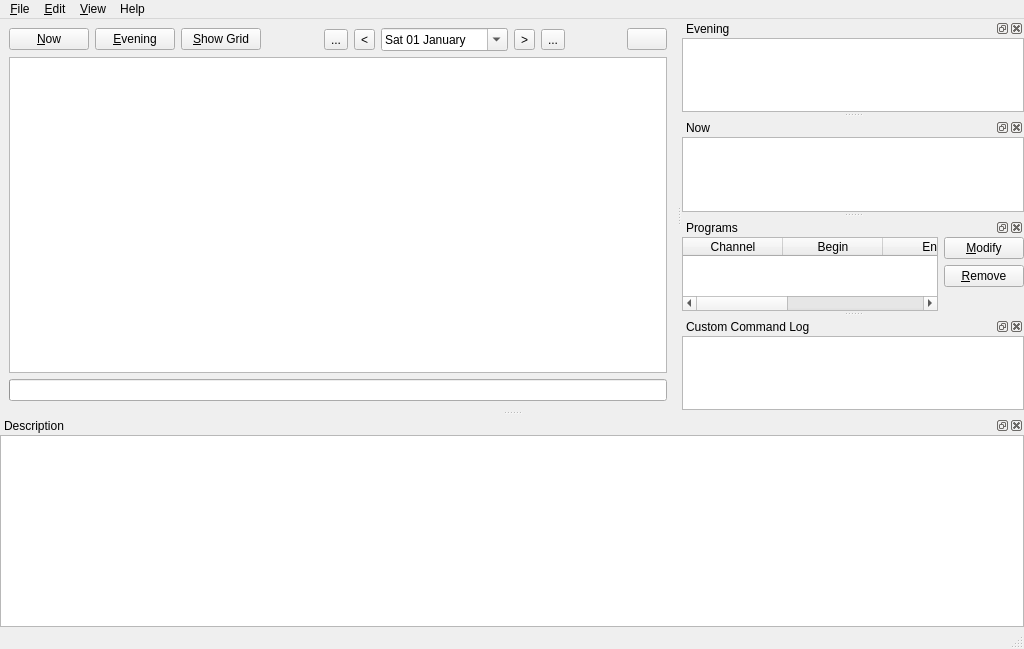
<?xml version="1.0" encoding="UTF-8"?>
<ui version="4.0">
 <class>MainWindow</class>
 <widget class="QMainWindow" name="MainWindow">
  <property name="geometry">
   <rect>
    <x>0</x>
    <y>0</y>
    <width>1024</width>
    <height>649</height>
   </rect>
  </property>
  <property name="windowTitle">
   <string>QMagneto</string>
  </property>
  <property name="windowIcon">
   <iconset resource="../resources/resources.qrc">
    <normaloff>:/images/logo_qmagneto.png</normaloff>:/images/logo_qmagneto.png</iconset>
  </property>
  <property name="dockNestingEnabled">
   <bool>true</bool>
  </property>
  <property name="dockOptions">
   <set>QMainWindow::AllowNestedDocks|QMainWindow::AllowTabbedDocks|QMainWindow::AnimatedDocks</set>
  </property>
  <widget class="QWidget" name="centralwidget">
   <layout class="QGridLayout">
    <item row="0" column="0">
     <layout class="QVBoxLayout">
      <item>
       <layout class="QHBoxLayout">
        <item>
         <layout class="QHBoxLayout">
          <item>
           <widget class="QPushButton" name="now">
            <property name="sizePolicy">
             <sizepolicy hsizetype="Maximum" vsizetype="Fixed">
              <horstretch>0</horstretch>
              <verstretch>0</verstretch>
             </sizepolicy>
            </property>
            <property name="text">
             <string>&amp;Now</string>
            </property>
           </widget>
          </item>
          <item>
           <widget class="QPushButton" name="evening">
            <property name="sizePolicy">
             <sizepolicy hsizetype="Maximum" vsizetype="Fixed">
              <horstretch>0</horstretch>
              <verstretch>0</verstretch>
             </sizepolicy>
            </property>
            <property name="text">
             <string>&amp;Evening</string>
            </property>
           </widget>
          </item>
          <item>
           <widget class="QPushButton" name="showGrid">
            <property name="sizePolicy">
             <sizepolicy hsizetype="Maximum" vsizetype="Fixed">
              <horstretch>0</horstretch>
              <verstretch>0</verstretch>
             </sizepolicy>
            </property>
            <property name="text">
             <string>&amp;Show Grid</string>
            </property>
           </widget>
          </item>
         </layout>
        </item>
        <item>
         <spacer>
          <property name="orientation">
           <enum>Qt::Horizontal</enum>
          </property>
          <property name="sizeType">
           <enum>QSizePolicy::Expanding</enum>
          </property>
          <property name="sizeHint" stdset="0">
           <size>
            <width>40</width>
            <height>20</height>
           </size>
          </property>
         </spacer>
        </item>
        <item>
         <layout class="QHBoxLayout">
          <item>
           <widget class="QToolButton" name="dayFirstButton">
            <property name="text">
             <string>...</string>
            </property>
            <property name="icon">
             <iconset resource="../resources/resources.qrc">
              <normaloff>:/images/go-first.png</normaloff>:/images/go-first.png</iconset>
            </property>
           </widget>
          </item>
          <item>
           <widget class="QToolButton" name="dayBeforeButton">
            <property name="text">
             <string>&lt;</string>
            </property>
            <property name="icon">
             <iconset resource="../resources/resources.qrc">
              <normaloff>:/images/go-previous.png</normaloff>:/images/go-previous.png</iconset>
            </property>
           </widget>
          </item>
          <item>
           <widget class="QDateEdit" name="dateEdit">
            <property name="readOnly">
             <bool>false</bool>
            </property>
            <property name="displayFormat">
             <string>ddd dd MMMM</string>
            </property>
            <property name="calendarPopup">
             <bool>true</bool>
            </property>
           </widget>
          </item>
          <item>
           <widget class="QToolButton" name="dayAfterButton">
            <property name="text">
             <string>&gt;</string>
            </property>
            <property name="icon">
             <iconset resource="../resources/resources.qrc">
              <normaloff>:/images/go-next.png</normaloff>:/images/go-next.png</iconset>
            </property>
           </widget>
          </item>
          <item>
           <widget class="QToolButton" name="dayLastButton">
            <property name="text">
             <string>...</string>
            </property>
            <property name="icon">
             <iconset resource="../resources/resources.qrc">
              <normaloff>:/images/go-last.png</normaloff>:/images/go-last.png</iconset>
            </property>
           </widget>
          </item>
         </layout>
        </item>
        <item>
         <spacer>
          <property name="orientation">
           <enum>Qt::Horizontal</enum>
          </property>
          <property name="sizeType">
           <enum>QSizePolicy::Expanding</enum>
          </property>
          <property name="sizeHint" stdset="0">
           <size>
            <width>40</width>
            <height>20</height>
           </size>
          </property>
         </spacer>
        </item>
        <item>
         <widget class="QPushButton" name="reduceButton">
          <property name="toolTip">
           <string>Hide In Systray</string>
          </property>
          <property name="text">
           <string/>
          </property>
          <property name="icon">
           <iconset resource="../resources/resources.qrc">
            <normaloff>:/images/cacher.png</normaloff>:/images/cacher.png</iconset>
          </property>
         </widget>
        </item>
       </layout>
      </item>
      <item>
       <widget class="QGraphicsView" name="graphicsViewProgrammes">
        <property name="sizePolicy">
         <sizepolicy hsizetype="Expanding" vsizetype="Expanding">
          <horstretch>0</horstretch>
          <verstretch>0</verstretch>
         </sizepolicy>
        </property>
       </widget>
      </item>
     </layout>
    </item>
    <item row="1" column="0">
     <widget class="QProgressBar" name="progressBar">
      <property name="minimum">
       <number>1</number>
      </property>
      <property name="maximum">
       <number>2</number>
      </property>
      <property name="value">
       <number>0</number>
      </property>
      <property name="alignment">
       <set>Qt::AlignCenter</set>
      </property>
      <property name="format">
       <string>Downloading %p%</string>
      </property>
     </widget>
    </item>
   </layout>
  </widget>
  <widget class="QDockWidget" name="dockEvening">
   <property name="windowTitle">
    <string>Evening</string>
   </property>
   <attribute name="dockWidgetArea">
    <number>2</number>
   </attribute>
   <widget class="QWidget" name="dockWidgetContents_2">
    <layout class="QGridLayout">
     <property name="margin">
      <number>0</number>
     </property>
     <item row="0" column="0">
      <widget class="QListWidget" name="listEvening"/>
     </item>
    </layout>
   </widget>
  </widget>
  <widget class="QDockWidget" name="dockMaintenant">
   <property name="windowTitle">
    <string>Now</string>
   </property>
   <attribute name="dockWidgetArea">
    <number>2</number>
   </attribute>
   <widget class="QWidget" name="dockWidgetContentsNow">
    <layout class="QGridLayout">
     <property name="margin">
      <number>0</number>
     </property>
     <item row="0" column="0">
      <widget class="ListNow" name="listNow"/>
     </item>
    </layout>
   </widget>
  </widget>
  <widget class="QDockWidget" name="dockPrograms">
   <property name="windowTitle">
    <string>Programs</string>
   </property>
   <attribute name="dockWidgetArea">
    <number>2</number>
   </attribute>
   <widget class="QWidget" name="dockWidgetPrograms">
    <layout class="QGridLayout">
     <property name="margin">
      <number>0</number>
     </property>
     <item row="0" column="0">
      <layout class="QHBoxLayout">
       <item>
        <widget class="QTableWidget" name="programsTable">
         <property name="selectionMode">
          <enum>QAbstractItemView::SingleSelection</enum>
         </property>
         <property name="selectionBehavior">
          <enum>QAbstractItemView::SelectRows</enum>
         </property>
         <column>
          <property name="text">
           <string>Channel</string>
          </property>
         </column>
         <column>
          <property name="text">
           <string>Begin</string>
          </property>
         </column>
         <column>
          <property name="text">
           <string>End</string>
          </property>
         </column>
         <column>
          <property name="text">
           <string>Name</string>
          </property>
         </column>
         <column>
          <property name="text">
           <string>State</string>
          </property>
         </column>
        </widget>
       </item>
       <item>
        <layout class="QVBoxLayout">
         <item>
          <widget class="QPushButton" name="programsModify">
           <property name="enabled">
            <bool>true</bool>
           </property>
           <property name="text">
            <string>&amp;Modify</string>
           </property>
          </widget>
         </item>
         <item>
          <widget class="QPushButton" name="programsRemove">
           <property name="text">
            <string>&amp;Remove</string>
           </property>
          </widget>
         </item>
         <item>
          <spacer>
           <property name="orientation">
            <enum>Qt::Vertical</enum>
           </property>
           <property name="sizeHint" stdset="0">
            <size>
             <width>20</width>
             <height>40</height>
            </size>
           </property>
          </spacer>
         </item>
        </layout>
       </item>
      </layout>
     </item>
    </layout>
   </widget>
  </widget>
  <widget class="QDockWidget" name="dockCustomCommandLog">
   <property name="windowTitle">
    <string>Custom Command Log</string>
   </property>
   <attribute name="dockWidgetArea">
    <number>2</number>
   </attribute>
   <widget class="QWidget" name="dockWidgetContentsLog">
    <layout class="QGridLayout">
     <property name="margin">
      <number>0</number>
     </property>
     <item row="0" column="0">
      <widget class="QTextBrowser" name="customCommandLog">
       <property name="openLinks">
        <bool>false</bool>
       </property>
      </widget>
     </item>
    </layout>
   </widget>
  </widget>
  <widget class="QDockWidget" name="dockDesc">
   <property name="features">
    <set>QDockWidget::AllDockWidgetFeatures</set>
   </property>
   <property name="windowTitle">
    <string>Description</string>
   </property>
   <attribute name="dockWidgetArea">
    <number>8</number>
   </attribute>
   <widget class="QWidget" name="dockWidgetContents">
    <layout class="QGridLayout">
     <property name="margin">
      <number>0</number>
     </property>
     <property name="spacing">
      <number>0</number>
     </property>
     <item row="0" column="0">
      <widget class="QTextBrowser" name="desc">
       <property name="sizePolicy">
        <sizepolicy hsizetype="Expanding" vsizetype="Expanding">
         <horstretch>0</horstretch>
         <verstretch>0</verstretch>
        </sizepolicy>
       </property>
      </widget>
     </item>
    </layout>
   </widget>
  </widget>
  <widget class="QMenuBar" name="menubar">
   <property name="geometry">
    <rect>
     <x>0</x>
     <y>0</y>
     <width>1024</width>
     <height>23</height>
    </rect>
   </property>
   <widget class="QMenu" name="menu_File">
    <property name="title">
     <string>&amp;File</string>
    </property>
    <addaction name="separator"/>
    <addaction name="action_Quit"/>
   </widget>
   <widget class="QMenu" name="menu_Edit">
    <property name="title">
     <string>&amp;Edit</string>
    </property>
    <addaction name="actionFind"/>
    <addaction name="action_FindInPage"/>
    <addaction name="separator"/>
    <addaction name="action_Options"/>
    <addaction name="action_Channels"/>
    <addaction name="separator"/>
    <addaction name="action_ReadProgramGuide"/>
   </widget>
   <widget class="QMenu" name="menu_View">
    <property name="title">
     <string>&amp;View</string>
    </property>
   </widget>
   <widget class="QMenu" name="menuHelp">
    <property name="title">
     <string>Help</string>
    </property>
    <addaction name="action_About"/>
    <addaction name="action_AboutQt"/>
   </widget>
   <addaction name="menu_File"/>
   <addaction name="menu_Edit"/>
   <addaction name="menu_View"/>
   <addaction name="menuHelp"/>
  </widget>
  <widget class="QStatusBar" name="statusbar">
   <property name="enabled">
    <bool>false</bool>
   </property>
  </widget>
  <action name="action_Quit">
   <property name="text">
    <string>&amp;Quit</string>
   </property>
  </action>
  <action name="action_Options">
   <property name="text">
    <string>&amp;Options...</string>
   </property>
  </action>
  <action name="action_Programs">
   <property name="text">
    <string>&amp;Programs...</string>
   </property>
  </action>
  <action name="action_About">
   <property name="text">
    <string>About...</string>
   </property>
  </action>
  <action name="action_AboutQt">
   <property name="text">
    <string>About Qt...</string>
   </property>
  </action>
  <action name="action_Channels">
   <property name="text">
    <string>Channels...</string>
   </property>
  </action>
  <action name="action_FindInPage">
   <property name="text">
    <string>&amp;Find in page</string>
   </property>
   <property name="shortcut">
    <string>Ctrl+F</string>
   </property>
  </action>
  <action name="action_ReadProgramGuide">
   <property name="text">
    <string>&amp;Update the TV guide</string>
   </property>
  </action>
  <action name="actionFind">
   <property name="text">
    <string>F&amp;ind...</string>
   </property>
  </action>
 </widget>
 <customwidgets>
  <customwidget>
   <class>ListNow</class>
   <extends>QListWidget</extends>
   <header>listnow.h</header>
  </customwidget>
 </customwidgets>
 <resources>
  <include location="../resources/resources.qrc"/>
  <include location="../resources/resources.qrc"/>
 </resources>
 <connections/>
</ui>
